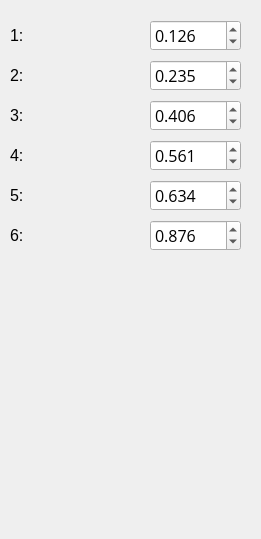
        <widget class="QWidget" name="page_3">
         <property name="geometry">
          <rect>
           <x>0</x>
           <y>0</y>
           <width>261</width>
           <height>539</height>
          </rect>
         </property>
         <attribute name="label">
          <string>Temperature Range</string>
         </attribute>
         <widget class="QDoubleSpinBox" name="spnTemp5">
          <property name="geometry">
           <rect>
            <x>150</x>
            <y>180</y>
            <width>91</width>
            <height>31</height>
           </rect>
          </property>
          <property name="font">
           <font>
            <family>Open Sans</family>
            <pointsize>-1</pointsize>
           </font>
          </property>
          <property name="styleSheet">
           <string notr="true">font-family: Open Sans;
font-size: 16px;</string>
          </property>
          <property name="decimals">
           <number>3</number>
          </property>
          <property name="maximum">
           <double>1.000000000000000</double>
          </property>
          <property name="singleStep">
           <double>0.100000000000000</double>
          </property>
          <property name="value">
           <double>0.634000000000000</double>
          </property>
         </widget>
         <widget class="QDoubleSpinBox" name="spnTemp4">
          <property name="geometry">
           <rect>
            <x>150</x>
            <y>140</y>
            <width>91</width>
            <height>31</height>
           </rect>
          </property>
          <property name="font">
           <font>
            <family>Open Sans</family>
            <pointsize>-1</pointsize>
           </font>
          </property>
          <property name="styleSheet">
           <string notr="true">font-family: Open Sans;
font-size: 16px;</string>
          </property>
          <property name="decimals">
           <number>3</number>
          </property>
          <property name="maximum">
           <double>1.000000000000000</double>
          </property>
          <property name="singleStep">
           <double>0.100000000000000</double>
          </property>
          <property name="value">
           <double>0.561000000000000</double>
          </property>
         </widget>
         <widget class="QLabel" name="label_21">
          <property name="geometry">
           <rect>
            <x>10</x>
            <y>220</y>
            <width>21</width>
            <height>31</height>
           </rect>
          </property>
          <property name="font">
           <font>
            <pointsize>12</pointsize>
           </font>
          </property>
          <property name="text">
           <string>6:</string>
          </property>
         </widget>
         <widget class="QDoubleSpinBox" name="spnTemp3">
          <property name="geometry">
           <rect>
            <x>150</x>
            <y>100</y>
            <width>91</width>
            <height>31</height>
           </rect>
          </property>
          <property name="font">
           <font>
            <family>Open Sans</family>
            <pointsize>-1</pointsize>
           </font>
          </property>
          <property name="styleSheet">
           <string notr="true">font-family: Open Sans;
font-size: 16px;</string>
          </property>
          <property name="decimals">
           <number>3</number>
          </property>
          <property name="maximum">
           <double>1.000000000000000</double>
          </property>
          <property name="singleStep">
           <double>0.100000000000000</double>
          </property>
          <property name="value">
           <double>0.406000000000000</double>
          </property>
         </widget>
         <widget class="QLabel" name="label_18">
          <property name="geometry">
           <rect>
            <x>10</x>
            <y>180</y>
            <width>21</width>
            <height>31</height>
           </rect>
          </property>
          <property name="font">
           <font>
            <pointsize>12</pointsize>
           </font>
          </property>
          <property name="text">
           <string>5:</string>
          </property>
         </widget>
         <widget class="QLabel" name="label_4">
          <property name="geometry">
           <rect>
            <x>10</x>
            <y>60</y>
            <width>21</width>
            <height>31</height>
           </rect>
          </property>
          <property name="font">
           <font>
            <pointsize>12</pointsize>
           </font>
          </property>
          <property name="text">
           <string>2:</string>
          </property>
         </widget>
         <widget class="QLabel" name="label_16">
          <property name="geometry">
           <rect>
            <x>10</x>
            <y>100</y>
            <width>21</width>
            <height>31</height>
           </rect>
          </property>
          <property name="font">
           <font>
            <pointsize>12</pointsize>
           </font>
          </property>
          <property name="text">
           <string>3:</string>
          </property>
         </widget>
         <widget class="QDoubleSpinBox" name="spnTemp2">
          <property name="geometry">
           <rect>
            <x>150</x>
            <y>60</y>
            <width>91</width>
            <height>31</height>
           </rect>
          </property>
          <property name="font">
           <font>
            <family>Open Sans</family>
            <pointsize>-1</pointsize>
           </font>
          </property>
          <property name="styleSheet">
           <string notr="true">font-family: Open Sans;
font-size: 16px;</string>
          </property>
          <property name="decimals">
           <number>3</number>
          </property>
          <property name="maximum">
           <double>1.000000000000000</double>
          </property>
          <property name="singleStep">
           <double>0.100000000000000</double>
          </property>
          <property name="value">
           <double>0.235000000000000</double>
          </property>
         </widget>
         <widget class="QDoubleSpinBox" name="spnTemp1">
          <property name="geometry">
           <rect>
            <x>150</x>
            <y>20</y>
            <width>91</width>
            <height>31</height>
           </rect>
          </property>
          <property name="font">
           <font>
            <family>Open Sans</family>
            <pointsize>-1</pointsize>
           </font>
          </property>
          <property name="styleSheet">
           <string notr="true">font-family: Open Sans;
font-size: 16px;</string>
          </property>
          <property name="decimals">
           <number>3</number>
          </property>
          <property name="maximum">
           <double>1.000000000000000</double>
          </property>
          <property name="singleStep">
           <double>0.100000000000000</double>
          </property>
          <property name="value">
           <double>0.126000000000000</double>
          </property>
         </widget>
         <widget class="QLabel" name="label_17">
          <property name="geometry">
           <rect>
            <x>10</x>
            <y>140</y>
            <width>21</width>
            <height>31</height>
           </rect>
          </property>
          <property name="font">
           <font>
            <pointsize>12</pointsize>
           </font>
          </property>
          <property name="text">
           <string>4:</string>
          </property>
         </widget>
         <widget class="QDoubleSpinBox" name="spnTemp6">
          <property name="geometry">
           <rect>
            <x>150</x>
            <y>220</y>
            <width>91</width>
            <height>31</height>
           </rect>
          </property>
          <property name="font">
           <font>
            <family>Open Sans</family>
            <pointsize>-1</pointsize>
           </font>
          </property>
          <property name="styleSheet">
           <string notr="true">font-family: Open Sans;
font-size: 16px;</string>
          </property>
          <property name="decimals">
           <number>3</number>
          </property>
          <property name="maximum">
           <double>1.000000000000000</double>
          </property>
          <property name="singleStep">
           <double>0.100000000000000</double>
          </property>
          <property name="value">
           <double>0.876000000000000</double>
          </property>
         </widget>
         <widget class="QLabel" name="label_2">
          <property name="geometry">
           <rect>
            <x>10</x>
            <y>20</y>
            <width>21</width>
            <height>31</height>
           </rect>
          </property>
          <property name="font">
           <font>
            <pointsize>12</pointsize>
           </font>
          </property>
          <property name="text">
           <string>1:</string>
          </property>
         </widget>
        </widget>
